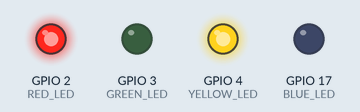
Bench run of a program on a simulated Raspberry Pi (BCM pin numbers), started with the arguments Hello Hello. Parts: output pins drawn as LEDs (lit = HIGH). At 3.0 s the program stops and its outputs stay as they are.

Above: at 0.1 s.
At 3.1 s:
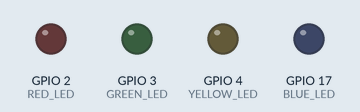
Timing chart, 0 to 4.5 s (numbered marks = the images above):
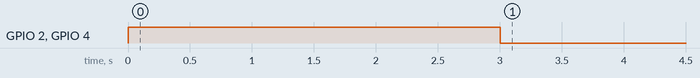

The program:

onLeds.py
```python
from gpiozero import LED
import time
import datetime
from time import sleep
import sys

tempChecked = sys.argv[1];

humChecked = sys.argv[2];

RED_LED = LED(2)
GREEN_LED = LED(3)
YELLOW_LED = LED(4)
BLUE_LED = LED(17)

SLEEP = 3

def low_leds():
    RED_LED.off()
    GREEN_LED.off()
    YELLOW_LED.off()
    BLUE_LED.off()

def show_state(tempChecked, humChecked):
    tempOk = tempChecked
    humOk = humChecked
    if tempOk is "1":
        RED_LED.off()
        GREEN_LED.on()
    else:
        RED_LED.on()
        GREEN_LED.off()
    if humOk is "1":
        YELLOW_LED.off()
        BLUE_LED.on()
    else:
        YELLOW_LED.on()
        BLUE_LED.off()


show_state(tempChecked, humChecked)
sleep(SLEEP)
low_leds()
```

Measured:
- by itself, GPIO 2 (RED_LED), GPIO 4 (YELLOW_LED): LOW → HIGH at 0.00 s, → LOW 3.0 s later
